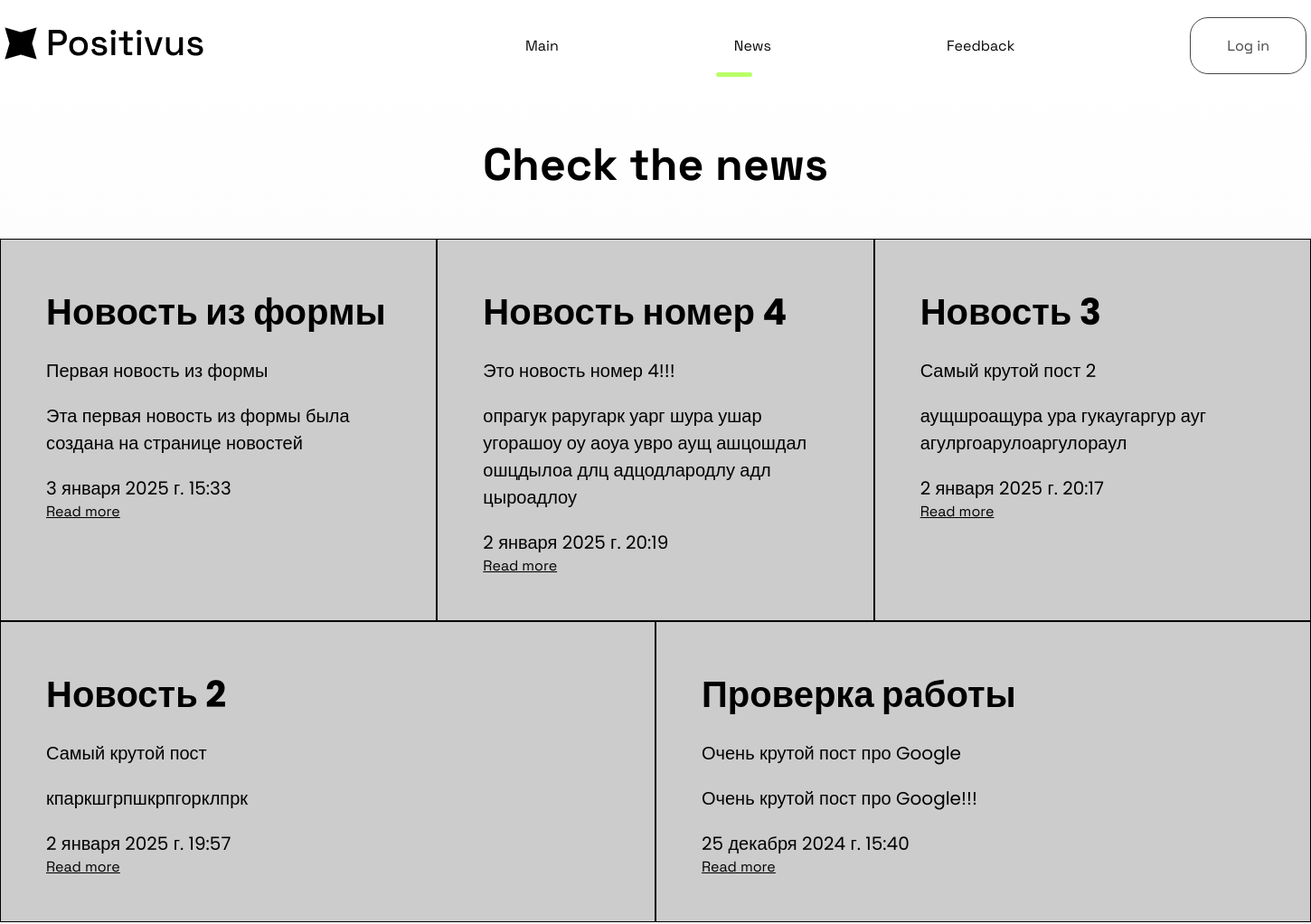
Before: /news/ (upper part) with the older database file.
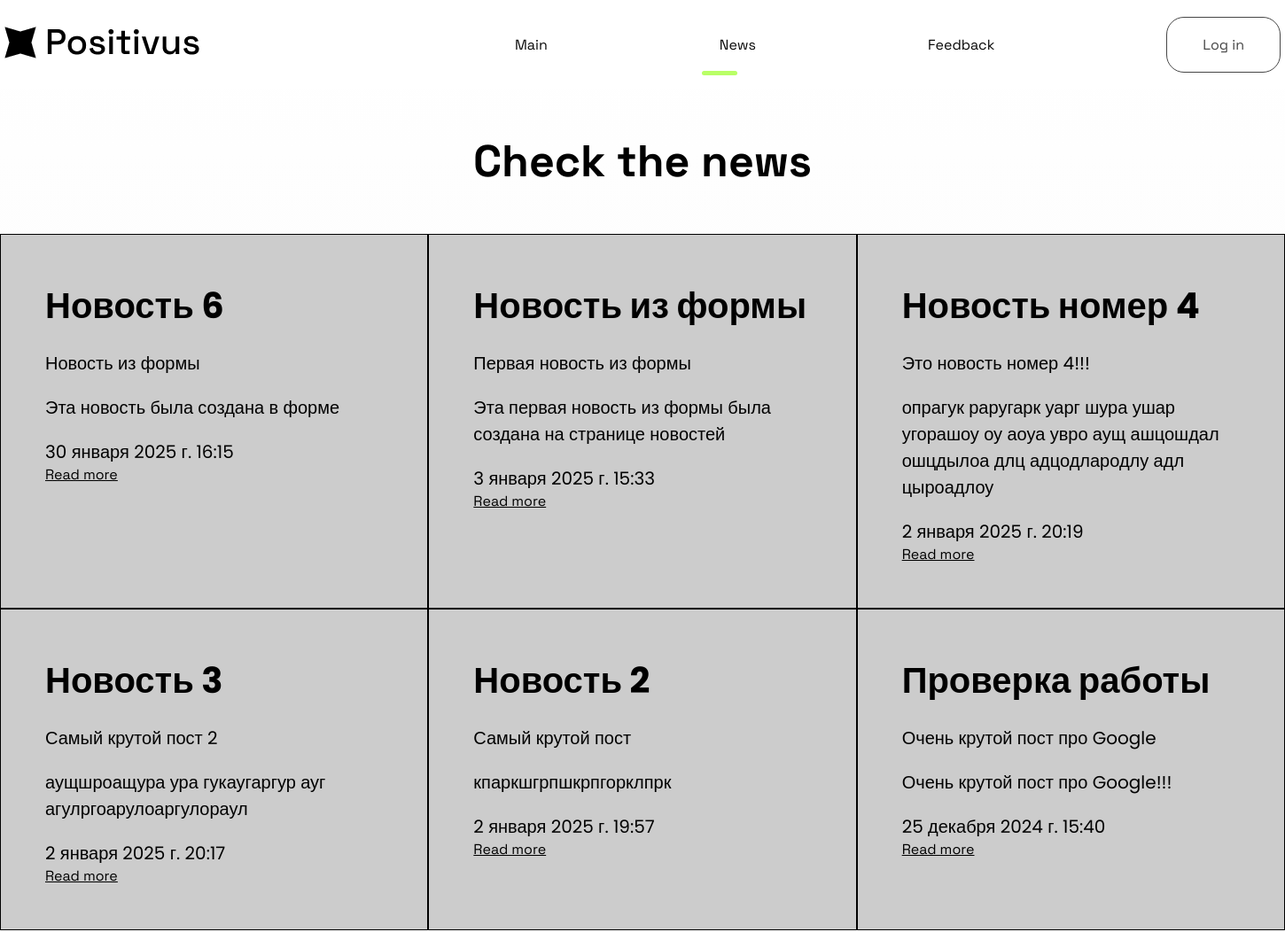
After: the same page with the newer database file.
### news/models.py (models this page shows, shortened)
class Articles(models.Model):
    title = models.CharField('News Title', max_length=50)
    anons = models.CharField('News Anons', max_length=250)
    full_text = models.TextField('News Text')
    date = models.DateTimeField('Publication Date')
    class Meta:
        verbose_name = 'Новость'
        verbose_name_plural = 'Новости'

### news/views.py (the view, shortened to what this page needs)
# urls.py: path('', views.news_index, name='news_index'),
def news_index(request):
    error = ''
    news = Articles.objects.order_by('-date')
    form = ArticlesForm()
    data = {
        'title': 'News Page',
        'news': news,
        'form': form,
        'error': error
    }
    return render(request, 'news/news_index.html', data)

### news/templates/news/news_index.html (shortened to what this page needs)
{% extends 'main/layout.html' %}
{% load static %}
{% block content %}
    <div class="wrapper">
        <h1 class="h1">Check the news</h1>
        {% if news %}
            <div class="news">
                {% for el in news %}
                <div class="elem">
                    <h3>{{ el.title }}</h3>
                    <p>{{ el.anons }}</p>
                    <p>{{ el.full_text }}</p>
                    <p>{{ el.date }}</p>
                    <a href="{% url 'news_detail' el.id %}" class="a">Read more</a>
                </div>
                {% endfor %}
        {% else %}
            <p>You have no notes</p>
            </div>
        {% endif %}
    </div>
</div>
{% endblock %}

Changed rows visible on the page:
added Articles: title "Новость 6", anons "Новость из формы", full_text "Эта новость была создана в форме", date "30 января 2025 г. 16:15"
